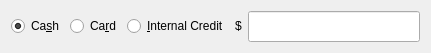
              <widget class="QWidget" name="layoutWidget">
               <property name="geometry">
                <rect>
                 <x>0</x>
                 <y>1</y>
                 <width>431</width>
                 <height>34</height>
                </rect>
               </property>
               <layout class="QHBoxLayout" name="horizontalLayout_4">
                <property name="spacing">
                 <number>6</number>
                </property>
                <item>
                 <widget class="QRadioButton" name="checkCash">
                  <property name="sizePolicy">
                   <sizepolicy hsizetype="Minimum" vsizetype="Fixed">
                    <horstretch>0</horstretch>
                    <verstretch>0</verstretch>
                   </sizepolicy>
                  </property>
                  <property name="maximumSize">
                   <size>
                    <width>140</width>
                    <height>16777215</height>
                   </size>
                  </property>
                  <property name="text">
                   <string>Ca&amp;sh</string>
                  </property>
                  <property name="checked">
                   <bool>true</bool>
                  </property>
                 </widget>
                </item>
                <item>
                 <widget class="QRadioButton" name="checkCard">
                  <property name="sizePolicy">
                   <sizepolicy hsizetype="Minimum" vsizetype="Fixed">
                    <horstretch>0</horstretch>
                    <verstretch>0</verstretch>
                   </sizepolicy>
                  </property>
                  <property name="minimumSize">
                   <size>
                    <width>0</width>
                    <height>0</height>
                   </size>
                  </property>
                  <property name="maximumSize">
                   <size>
                    <width>100</width>
                    <height>16777215</height>
                   </size>
                  </property>
                  <property name="text">
                   <string>Ca&amp;rd</string>
                  </property>
                 </widget>
                </item>
                <item>
                 <widget class="QRadioButton" name="checkOwnCredit">
                  <property name="sizePolicy">
                   <sizepolicy hsizetype="Expanding" vsizetype="Fixed">
                    <horstretch>0</horstretch>
                    <verstretch>0</verstretch>
                   </sizepolicy>
                  </property>
                  <property name="maximumSize">
                   <size>
                    <width>160</width>
                    <height>16777215</height>
                   </size>
                  </property>
                  <property name="text">
                   <string>&amp;Internal Credit</string>
                  </property>
                 </widget>
                </item>
                <item>
                 <widget class="QLabel" name="labelCashAmount">
                  <property name="sizePolicy">
                   <sizepolicy hsizetype="Minimum" vsizetype="Minimum">
                    <horstretch>0</horstretch>
                    <verstretch>0</verstretch>
                   </sizepolicy>
                  </property>
                  <property name="maximumSize">
                   <size>
                    <width>500</width>
                    <height>30</height>
                   </size>
                  </property>
                  <property name="text">
                   <string>$</string>
                  </property>
                  <property name="buddy">
                   <cstring>editAmount</cstring>
                  </property>
                 </widget>
                </item>
                <item>
                 <widget class="QLineEdit" name="editAmount">
                  <property name="sizePolicy">
                   <sizepolicy hsizetype="MinimumExpanding" vsizetype="Fixed">
                    <horstretch>0</horstretch>
                    <verstretch>0</verstretch>
                   </sizepolicy>
                  </property>
                  <property name="minimumSize">
                   <size>
                    <width>50</width>
                    <height>0</height>
                   </size>
                  </property>
                  <property name="maximumSize">
                   <size>
                    <width>16777215</width>
                    <height>16777215</height>
                   </size>
                  </property>
                  <property name="font">
                   <font>
                    <pointsize>14</pointsize>
                    <weight>75</weight>
                    <bold>true</bold>
                   </font>
                  </property>
                  <property name="inputMask">
                   <string/>
                  </property>
                  <property name="text">
                   <string/>
                  </property>
                  <property name="alignment">
                   <set>Qt::AlignRight|Qt::AlignTrailing|Qt::AlignVCenter</set>
                  </property>
                 </widget>
                </item>
               </layout>
              </widget>
